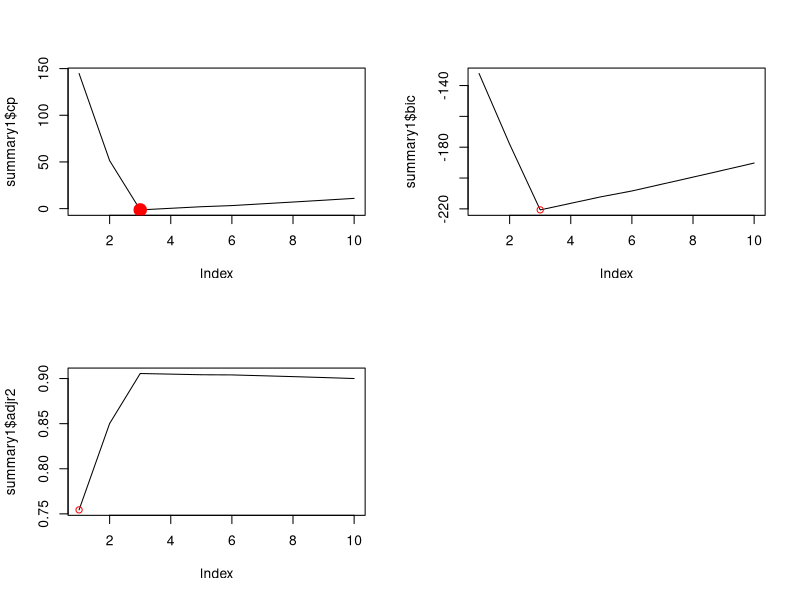
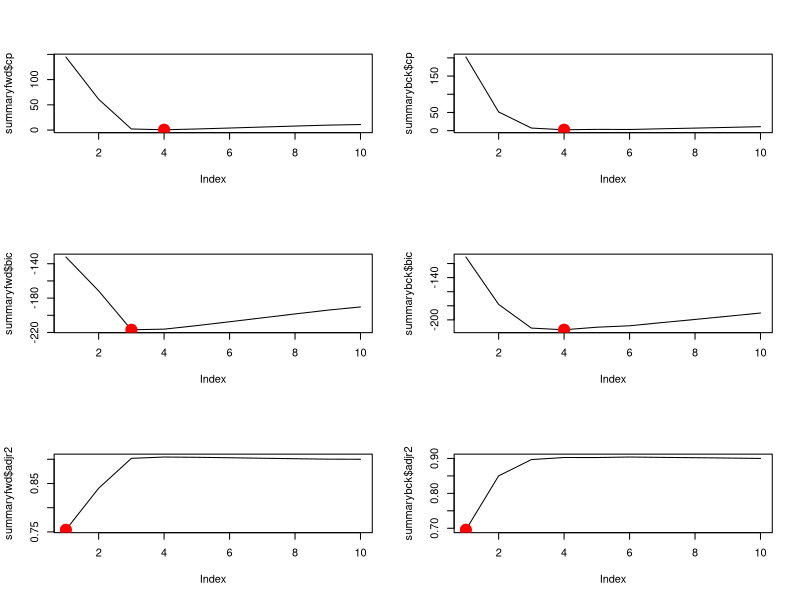
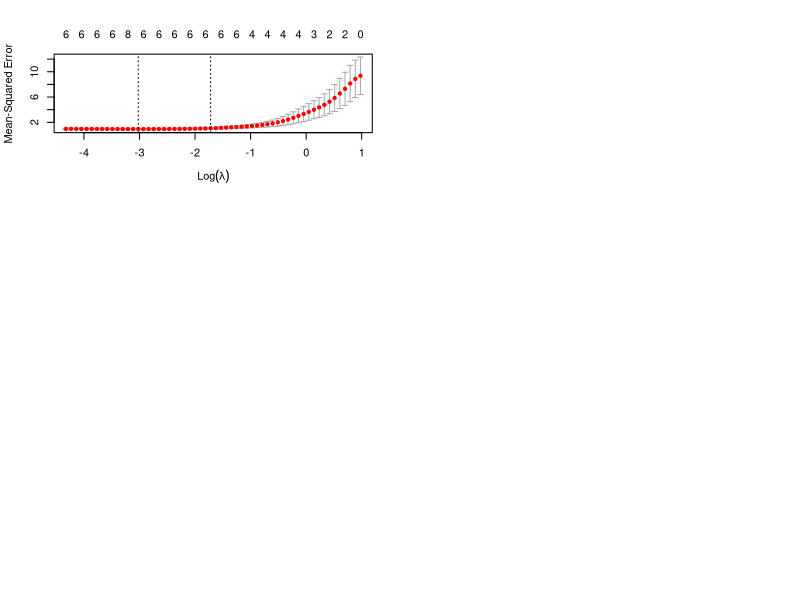
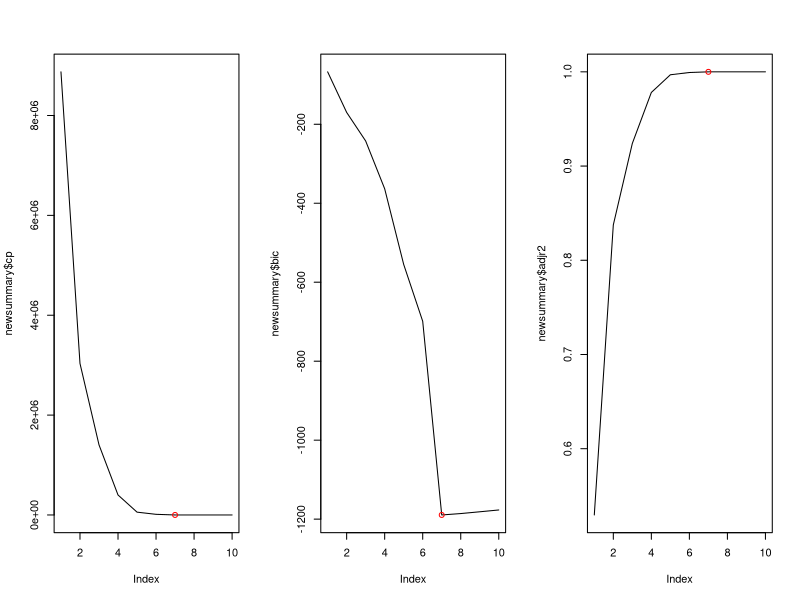

Here is the R script that generated these plots, in order: (Note: this script raises an error after producing the figures.)
#1a
set.seed(1)
x <- rnorm(100)
nv <- rnorm(100)
#1b
y <- 2 + 1.5*x + 1*x^2 + .5*x^3 + nv
#1c
library(leaps)
data1 <-  data.frame(y, x)
subsets <-  regsubsets(y ~ poly(x, 10, raw=TRUE), data = data1, nvmax = 10)
summary1 <-  summary(subsets)
which.min(summary1$cp)
which.min(summary1$bic)
which.min(summary1$adjr2)
library(tidyverse)
library(ggplot2)
par(mfrow=c(2, 2))
plot(summary1$cp, type="l")
points(which.min(summary1$cp), summary1$cp[3], col="red", lwd=7)
plot(summary1$bic, type="l")
points(which.min(summary1$bic), summary1$bic[3], col="red")
plot(summary1$adjr2, type="l")
points(which.min(summary1$adjr2), summary1$adjr[1], col="red")
coefficients(subsets, id=3)

#1d
# forward
frward <-  regsubsets(y ~ poly(x, 10, raw=TRUE), data = data1, nvmax = 10, method="forward")
summaryfwd <-  summary(frward)
which.min(summaryfwd$cp)
which.min(summaryfwd$bic)
which.min(summaryfwd$adjr2)

# backward
bckward <-  regsubsets(y ~ poly(x, 10, raw=TRUE), data = data1, nvmax=10, method="backward")
summarybck <-  summary(bckward)
which.min(summarybck$cp)
which.min(summarybck$bic)
which.min(summarybck$adjr2)

#plot
par(mfrow=c(3, 2))
plot(summaryfwd$cp, type="l")
points(which.min(summaryfwd$cp), summaryfwd$cp[4], col="red", lwd=7)
plot(summarybck$cp, type="l")
points(which.min(summarybck$cp), summarybck$cp[4], col="red", lwd=7)
plot(summaryfwd$bic, type="l")
points(which.min(summaryfwd$bic), summaryfwd$bic[3], col="red", lwd=7)
plot(summarybck$bic, type="l")
points(which.min(summarybck$cp), summarybck$bic[4], col="red", lwd=7)
plot(summaryfwd$adjr2, type="l")
points(which.min(summaryfwd$adjr2), summaryfwd$adjr2[1], col="red", lwd=7)
plot(summarybck$adjr2, type="l")
points(which.min(summarybck$adjr2), summarybck$adjr2[1], col="red", lwd=7)
coef(frward,which.min(summaryfwd$cp))
coef(bckward,which.min(summarybck$cp))
coef(frward,which.min(summaryfwd$bic))
coef(bckward,which.min(summarybck$bic))
coef(frward,which.min(summaryfwd$adjr2))
coef(bckward,which.min(summarybck$adjr2))

#1e
library(glmnet)
lasso <- model.matrix(y ~ x + I(x^2) + I(x^3) + I(x^4) + I(x^5) + I(x^6) + I(x^7) + I(x^8) + I(x^9) + I(x^10), data = data1)[, -1]
cv.lasso <- cv.glmnet(lasso, y, alpha = 1)
plot(cv.lasso)
names(cv.lasso)
lam <- cv.lasso$lambda.min
lam
predict(cv.lasso, s = lam, type = "coefficients")[1:11, ]
#The lasso with minimum MSE is 0.04870833.

#1f
ynew <- 2 + 7*x^7 + nv
data2 <- data.frame(ynew, x)
new1 <- regsubsets(ynew ~ poly(x, 10), data = data2, nvmax = 10)
newsummary <- summary(new1)
#plot
par(mfrow = c(1, 3))
plot(newsummary$cp, type = "l")
points(which.min(newsummary$cp), newsummary$cp[which.min(newsummary$cp)], col = "red")
plot(newsummary$bic, type = "l")
points(which.min(newsummary$bic), newsummary$bic[which.min(newsummary$bic)], col = "red")
plot(newsummary$adjr2, type = "l")
points(which.max(newsummary$adjr2), newsummary$adjr2[which.max(newsummary$adjr2)], col = "red")
coef(new1,7)
#The lasso model is the best fit
#2a
set.seed(1)
p = 20
n = 1000
x1 = matrix(rnorm(n*p),n,p)
b <- rnorm(p)
b[4] <- 0
b[8] <- 0
b[12] <- 0
b[16] <- 0
b[20] <- 0
err <- rnorm(p)
y1 <- x*b + err

#2b
training <- sample(seq(1000), 100, replace = FALSE)
testing <- -training
xtraining <- x1[training, ]
xtesting <- x1[testing, ]
ytraining <- y1[training]
ytesting <- y1[testing]

#2c
trainingmodel = regsubsets(y1 ~ ., data = training, nvmax = p)
